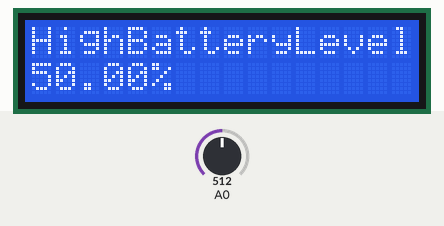
Simulated run of this sketch. Board: Arduino Uno, built with avr-gcc and run on an emulated ATmega328P. Shown: 16×2 character LCD. The test bench sets the inputs (shaded band); at power-on: A0 = 512. What the sketch prints to the serial monitor is not drawn.

Above: at 1.6 s.
1.7 s: A0 set to 716
At 2.9 s:
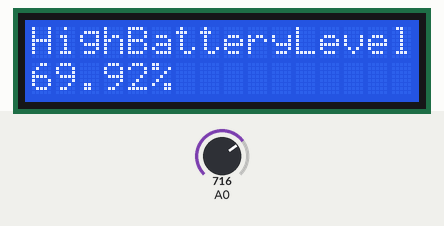
5.8 s: A0 set to 900
At 7.3 s:
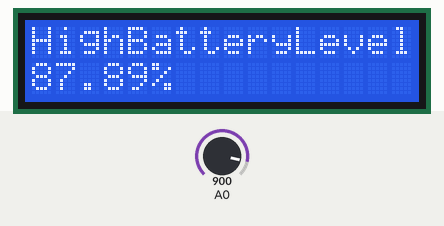
9.1 s: A0 set to 1023
At 10.0 s:
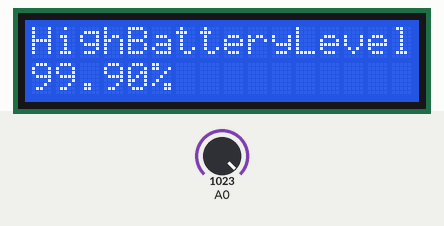
Timing chart, 0 to 12.1 s (numbered marks = the images above; inputs shaded):
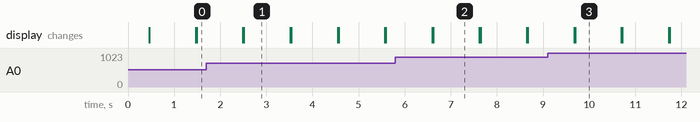

The sketch:

Battery_Level_LCD.ino
```cpp
#include <Wire.h>
#include <LiquidCrystal_I2C.h>

LiquidCrystal_I2C lcd(0x27,20,4);  // set the LCD address to 0x27 for a 16 chars and 2 line display

float input_voltage = 0.0;
float temp=0.0;
float volt_percent = 0.0;
float r1=4000.0;
float r2=10000.0;


void setup()
{
   lcd.init();             // initialize the lcd
   lcd.backlight();
   Serial.begin(9600);     //  opens serial port, sets data rate to 9600 bps
   lcd.begin(16, 2);       //// set up the LCD's number of columns and rows:
   lcd.print("BATTERY STATUS");
   delay(300);
}
void loop()
{

//Conversion formula

   int analog_value = analogRead(A0);
    temp = (analog_value * 5.0) / 1024.0;
   input_voltage = temp / (r2/(r1+r2));
   volt_percent = (input_voltage/7.0)*100;


   if (volt_percent == 100)
      {
     Serial.print("v= ");
     Serial.println(input_voltage);
     lcd.setCursor(0, 1);
     lcd.print("Full Battery");
     lcd.print(volt_percent);
     lcd.print("%");
     delay(1000);
     lcd.clear();
   }
   else if (volt_percent < 100)
   {
     Serial.print("v= ");
     Serial.println(input_voltage);
     lcd.setCursor(0, 0);
     lcd.print("HighBatteryLevel");
     lcd.setCursor(0, 1);
     lcd.print(volt_percent);
     lcd.print("%");
     delay(1000);
     lcd.clear();
   }
   else if (volt_percent < 50)
   {
     lcd.setCursor(0, 0);
     lcd.print("Middle Battery Level");
     lcd.setCursor(0, 1);
     lcd.print(volt_percent);
     lcd.print("%");
     delay(1000);
     lcd.clear();
   }
    else if (volt_percent < 10)
   {
     lcd.setCursor(0, 0);
     lcd.print("Low Battery Level");
     lcd.setCursor(0, 1);
     lcd.print(volt_percent);
     lcd.print("%");
     delay(1000);
     lcd.clear();
   }

}
```

Measured:
- after the input at 1.7 s, the display: first differs from a run without the input after 0.81 s (image 1)
- after the input at 5.8 s, the display: first differs from a run without the input after 0.82 s (image 2)
- after the input at 9.1 s, the display: first differs from a run without the input after 0.60 s (image 3)
- what the display in image 1 shows lasts 1.0 s, from 2.5 s to 3.5 s
